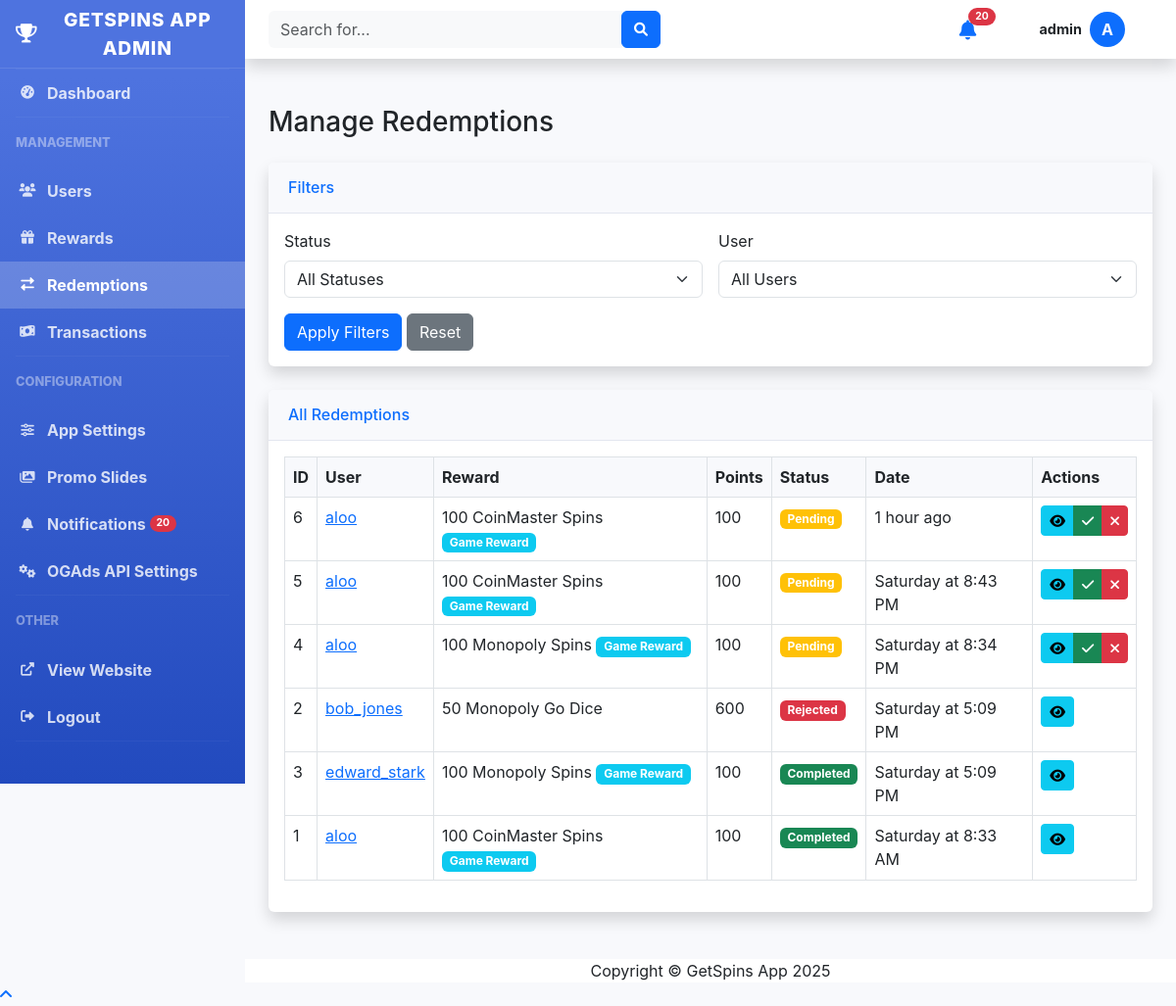
The app's page /admin/redemptions.php (signed in), older data.
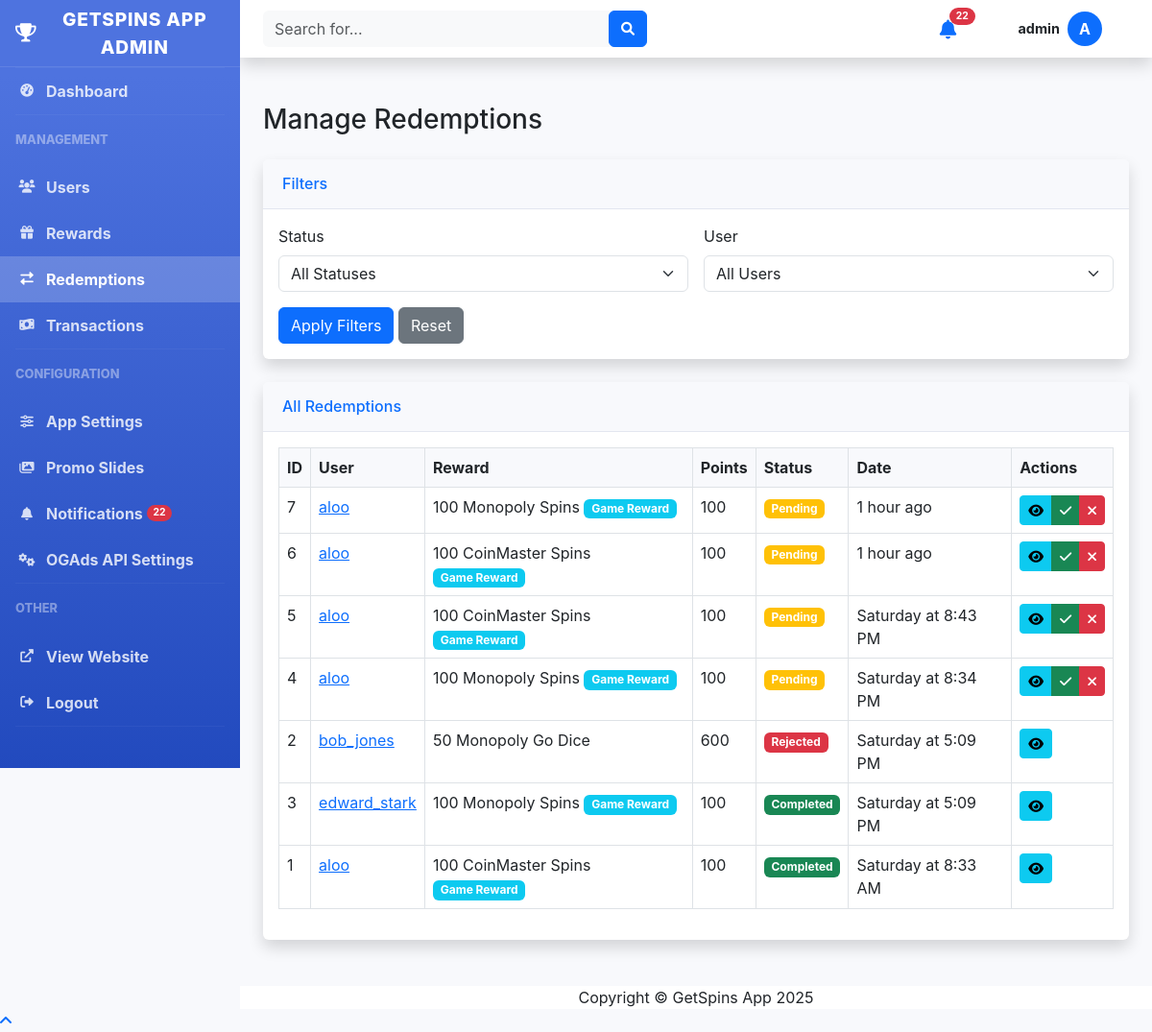
The same page, newer data.
### tables this page shows
CREATE TABLE settings (setting_key TEXT PRIMARY KEY, setting_value TEXT);

CREATE TABLE users (
            id INTEGER PRIMARY KEY AUTOINCREMENT,
            username TEXT NOT NULL UNIQUE,
            email TEXT NOT NULL UNIQUE,
            password TEXT NOT NULL,
            points INTEGER NOT NULL DEFAULT 0,
            is_admin INTEGER NOT NULL DEFAULT 0,
            created_at TIMESTAMP DEFAULT CURRENT_TIMESTAMP,
            updated_at TIMESTAMP DEFAULT CURRENT_TIMESTAMP
        , referral_code TEXT, referred_by INTEGER, is_blocked INTEGER DEFAULT 0 NOT NULL);

CREATE TABLE redemptions (
            id INTEGER PRIMARY KEY AUTOINCREMENT,
            user_id INTEGER NOT NULL,
            reward_id INTEGER NOT NULL,
            points_used INTEGER NOT NULL,
            status TEXT NOT NULL DEFAULT 'pending',
            created_at TIMESTAMP DEFAULT CURRENT_TIMESTAMP,
            updated_at TIMESTAMP DEFAULT CURRENT_TIMESTAMP, redemption_details TEXT,
            FOREIGN KEY (user_id) REFERENCES users(id) ON DELETE CASCADE,
            FOREIGN KEY (reward_id) REFERENCES rewards(id) ON DELETE CASCADE
        );

CREATE TABLE rewards (
            id INTEGER PRIMARY KEY AUTOINCREMENT,
            name TEXT NOT NULL,
            description TEXT,
            points_required INTEGER NOT NULL,
            is_active INTEGER NOT NULL DEFAULT 1,
            created_at TIMESTAMP DEFAULT CURRENT_TIMESTAMP,
            updated_at TIMESTAMP DEFAULT CURRENT_TIMESTAMP
        );

### includes/functions.php (called while the page is built, shortened)
<?php
function formatDate($date_string) {
    $date = new DateTime($date_string);
    $now = new DateTime();
    $diff = $now->diff($date);
    if ($diff->days == 0) {
        return $diff->h . " hour" . ($diff->h > 1 ? "s" : "") . " ago";
    } else if ($diff->days == 1) {
        return "Yesterday at " . $date->format('g:i A');
    } else if ($diff->days < 7) {
        return $date->format('l') . " at " . $date->format('g:i A');
    } else {
        return $date->format('M j, Y') . " at " . $date->format('g:i A');
    }
}
function formatPoints($points) {
    $pointsValue = intval($points);
    return number_format($pointsValue);
}
function getSetting($key, $default = null) {
    $db = Database::getInstance();
    $conn = $db->getConnection();
    try {
        $stmt = $conn->prepare("SELECT setting_value FROM settings WHERE setting_key = :key");
        $stmt->bindValue(':key', $key);
        $stmt->execute();
        $result = $stmt->fetch(PDO::FETCH_ASSOC);
        if ($result) {
            $value = $result['setting_value'];
            return $value;
        } else {
            return $default;
        }
    } catch (PDOException $e) {
        error_log("Error getting setting: " . $e->getMessage());
        return $default;
    }
}
?>

### includes/auth.php (called while the page is built, shortened)
<?php
class Auth {
    private $db;
    public function __construct() {
        $this->db = Database::getInstance();
    }
    public function getUser() {
        $user_id = $_SESSION['user_id'];
        $conn = $this->db->getConnection();
        try {
            $stmt = $conn->prepare("SELECT id, username, email, points, is_admin, created_at, referral_code, referred_by FROM users WHERE id = :user_id");
            $stmt->bindValue(':user_id', $user_id);
            $stmt->execute();
            $user = $stmt->fetch(PDO::FETCH_ASSOC);
            return $user;
        } catch (PDOException $e) {
            error_log('Error getting user: ' . $e->getMessage());
            return null;
        }
    }
}
?>

### admin/redemptions.php (the view, shortened to what the rows shown need)
<?php
require_once '../includes/config.php';
require_once '../includes/auth.php';
require_once '../includes/functions.php';
$db = Database::getInstance();
$conn = $db->getConnection();
$query = "
    SELECT r.*, u.username, rw.name as reward_name
    FROM redemptions r
    JOIN users u ON r.user_id = u.id
    JOIN rewards rw ON r.reward_id = rw.id
    WHERE 1=1
";
$query .= " ORDER BY r.created_at DESC";
try {
    $stmt = $conn->prepare($query);
    $stmt->execute();
    $redemptions = $stmt->fetchAll(PDO::FETCH_ASSOC);
} catch (PDOException $e) {
    error_log("Error fetching redemptions: " . $e->getMessage());
    $redemptions = [];
    $users = [];
}
include 'header.php';
?>
<div class="container-fluid">
    <div class="d-sm-flex align-items-center justify-content-between mb-4">
        <h1 class="h3 mb-0 text-gray-800">Manage Redemptions</h1>
    </div>
    <?php if (isset($action) && $action === 'view' && isset($redemption)): ?>
    <div class="card shadow mb-4">
        <div class="card-header py-3 d-flex flex-row align-items-center justify-content-between">
            <h6 class="m-0 font-weight-bold text-primary">Redemption Details</h6>
            <a href="redemptions.php" class="btn btn-sm btn-secondary">Back to Redemptions</a>
        </div>
        <div class="card-body">
            <div class="row mb-4">
                <div class="col-md-6">
                    <h5>Redemption Information</h5>
                    <table class="table">
                        <tr>
                            <th>ID:</th>
                            <td><?php echo $redemption['id']; ?></td>
                        </tr>
                        <tr>
                            <th>Reward:</th>
                            <td><?php echo htmlspecialchars($redemption['reward_name']); ?></td>
                        </tr>
                        <tr>
                            <th>Description:</th>
                            <td><?php echo htmlspecialchars($redemption['reward_description']); ?></td>
                        </tr>
                        <tr>
                            <th>Points Used:</th>
                            <td><?php echo formatPoints($redemption['points_used']); ?></td>
                        </tr>
                        <?php if (!empty($redemption['redemption_details']) && ($redemption['reward_id'] == 6 || $redemption['reward_id'] == 7)):
                            $details = json_decode($redemption['redemption_details'], true);
                            if ($details && isset($details['game_type']) && isset($details['username']) && isset($details['spins'])):
                        ?>
                        <tr>
                            <th>Game Type:</th>
                            <td><?php echo htmlspecialchars($details['game_type']); ?></td>
                        </tr>
                        <tr>
                            <th>Game Username:</th>
                            <td><?php echo htmlspecialchars($details['username']); ?></td>
                        </tr>
                        <tr>
                            <th>Spins:</th>
                            <td><?php echo htmlspecialchars($details['spins']); ?></td>
                        </tr>
                        <?php endif; endif; ?>
                        <tr>
                            <th>Status:</th>
                            <td>
                                <?php if ($redemption['status'] === 'pending'): ?>
                                <span class="badge bg-warning">Pending</span>
                                <?php elseif ($redemption['status'] === 'completed'): ?>
                                <span class="badge bg-success">Completed</span>
                                <?php else: ?>
                                <span class="badge bg-danger">Rejected</span>
                                <?php endif; ?>
                            </td>
                        </tr>
                        <tr>
                            <th>Date Requested:</th>
                            <td><?php echo formatDate($redemption['created_at']); ?></td>
                        </tr>
                        <tr>
                            <th>Last Updated:</th>
                            <td><?php echo formatDate($redemption['updated_at']); ?></td>
                        </tr>
                    </table>
                </div>
                <div class="col-md-6">
                    <h5>User Information</h5>
                    <table class="table">
                        <tr>
                            <th>Username:</th>
                            <td><?php echo htmlspecialchars($redemption['username']); ?></td>
                        </tr>
                        <tr>
                            <th>Email:</th>
                            <td><?php echo htmlspecialchars($redemption['email']); ?></td>
                        </tr>
                        <tr>
                            <th>User ID:</th>
                            <td><?php echo $redemption['user_id']; ?></td>
                        </tr>
                    </table>
                </div>
            </div>
            <div class="row">
                <div class="col-12">
                    <h5>Update Status</h5>
                    <div class="card">
                        <div class="card-body">
                            <form class="row g-3">
                                <div class="col-md-4">
                                    <a href="redemptions.php?action=update_status&id=<?php echo $redemption['id']; ?>&status=completed" class="btn btn-success <?php echo $redemption['status'] === 'completed' ? 'disabled' : ''; ?>">
                                        <i class="fas fa-check-circle"></i> Mark as Completed
                                    </a>
                                </div>
                                <div class="col-md-4">
                                    <a href="redemptions.php?action=update_status&id=<?php echo $redemption['id']; ?>&status=rejected" class="btn btn-danger <?php echo $redemption['status'] === 'rejected' ? 'disabled' : ''; ?>">
                                        <i class="fas fa-times-circle"></i> Mark as Rejected
                                    </a>
                                </div>
                                <div class="col-md-4">
                                    <a href="redemptions.php?action=update_status&id=<?php echo $redemption['id']; ?>&status=pending" class="btn btn-warning <?php echo $redemption['status'] === 'pending' ? 'disabled' : ''; ?>">
                                        <i class="fas fa-clock"></i> Mark as Pending
                                    </a>
                                </div>
                            </form>
                        </div>
                    </div>
                </div>
            </div>
        </div>
    </div>
    <?php else: ?>
    <div class="card shadow mb-4">
        <div class="card-body">
            <div class="table-responsive">
                <table class="table table-bordered" id="redemptionsTable" width="100%" cellspacing="0">
                    <thead>
                        <tr>
                            <th>ID</th>
                            <th>User</th>
                            <th>Reward</th>
                            <th>Points</th>
                            <th>Status</th>
                            <th>Date</th>
                            <th>Actions</th>
                        </tr>
                    </thead>
                    <tbody>
                        <?php if (count($redemptions) > 0): ?>
                            <?php foreach ($redemptions as $redemption): ?>
                            <tr>
                                <td><?php echo $redemption['id']; ?></td>
                                <td>
                                    <a href="users.php?action=view&id=<?php echo $redemption['user_id']; ?>">
                                        <?php echo htmlspecialchars($redemption['username']); ?>
                                    </a>
                                </td>
                                <td>
                                    <?php echo htmlspecialchars($redemption['reward_name']); ?>
                                    <?php if ($redemption['reward_id'] == 6 || $redemption['reward_id'] == 7): ?>
                                        <span class="badge bg-info">Game Reward</span>
                                    <?php endif; ?>
                                </td>
                                <td><?php echo formatPoints($redemption['points_used']); ?></td>
                                <td>
                                    <?php if ($redemption['status'] === 'pending'): ?>
                                    <span class="badge bg-warning">Pending</span>
                                    <?php elseif ($redemption['status'] === 'completed'): ?>
                                    <span class="badge bg-success">Completed</span>
                                    <?php else: ?>
                                    <span class="badge bg-danger">Rejected</span>
                                    <?php endif; ?>
                                </td>
                                <td><?php echo formatDate($redemption['created_at']); ?></td>
                                <td>
                                    <div class="btn-group" role="group">
                                        <a href="redemptions.php?action=view&id=<?php echo $redemption['id']; ?>" class="btn btn-sm btn-info">
                                            <i class="fas fa-eye"></i>
                                        </a>
                                        <?php if ($redemption['status'] === 'pending'): ?>
                                        <a href="redemptions.php?action=update_status&id=<?php echo $redemption['id']; ?>&status=completed" class="btn btn-sm btn-success">
                                            <i class="fas fa-check"></i>
                                        </a>
                                        <a href="redemptions.php?action=update_status&id=<?php echo $redemption['id']; ?>&status=rejected" class="btn btn-sm btn-danger">
                                            <i class="fas fa-times"></i>
                                        </a>
                                        <?php endif; ?>
                                    </div>
                                </td>
                            </tr>
                            <?php endforeach; ?>
                        <?php else: ?>
                        <tr>
                            <td colspan="7" class="text-center">No redemptions found</td>
                        </tr>
                        <?php endif; ?>
                    </tbody>
                </table>
            </div>
        </div>
    </div>
    <?php endif; ?>
</div>
<?php include 'footer.php'; ?>

### admin/header.php (shortened to what the rows shown need)
<?php
require_once '../includes/config.php';
require_once '../includes/auth.php';
require_once '../includes/functions.php';
$auth = new Auth();
$current_user = $auth->getUser();
$app_name = getSetting('app_name', APP_NAME);
?>
<!DOCTYPE html>
<html lang="en">
<head>
    <link href="https://cdn.jsdelivr.net/npm/bootstrap@5.3.0-alpha1/dist/css/bootstrap.min.css" rel="stylesheet">
    <link href="https://cdnjs.cloudflare.com/ajax/libs/font-awesome/6.0.0/css/all.min.css" rel="stylesheet">
</head>
<body>
    <div id="wrapper">
        <?php include 'sidebar.php'; ?>
        <div id="content-wrapper" class="d-flex flex-column">
            <div id="content">
                <nav class="navbar navbar-expand navbar-light bg-white topbar mb-4 static-top shadow" style="height: 60px;">
                    <ul class="navbar-nav ml-auto">
                        <li class="nav-item dropdown no-arrow">
                            <a class="nav-link dropdown-toggle d-flex align-items-center" href="#" id="userDropdown" role="button" data-bs-toggle="dropdown" aria-expanded="false" style="padding: 0.75rem 1rem;">
                                <span class="me-2 text-dark" style="font-size: 0.9rem;"><?php echo htmlspecialchars($current_user['username']); ?></span>
                                <div class="rounded-circle bg-primary text-white d-flex align-items-center justify-content-center" style="width: 36px; height: 36px;"><?php echo strtoupper(substr($current_user['username'], 0, 1)); ?></div>
                            </a>
                        </li>
                    </ul>
                </nav>

### admin/sidebar.php (shortened to what the rows shown need)
<div class="sidebar">
    <a class="sidebar-brand d-flex align-items-center justify-content-center" href="index.php">
        <div class="sidebar-brand-icon">
            <i class="fas fa-trophy"></i>
        </div>
        <div class="sidebar-brand-text ms-2"><?php echo $app_name; ?> Admin</div>
    </a>
</div>

Row changes from the older to the newer data that the page shows:
added redemptions: id "7", user.username "aloo", reward.name "100 Monopoly Spins", shows "Game Reward", points_used "100", status "Pending", created_at "1 hour ago"
Text that changed along with them:
$unread_count: "20" → "22"
